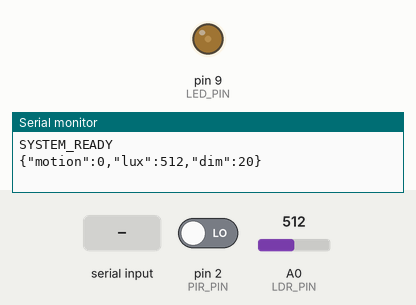
Recording of a sketch running on a simulated Arduino Uno, built with avr-gcc and run on an emulated ATmega328P. On the bench: output pins drawn as LEDs (lit = HIGH), the last lines printed to the serial monitor. The test bench sets the inputs (shaded band); at power-on: pin 2 (PIR_PIN) LOW, A0 (LDR_PIN) = 512.

Above: at 1.2 s.
1.3 s: "LIGHT:1:100%\n" received over Serial
At 3.1 s:
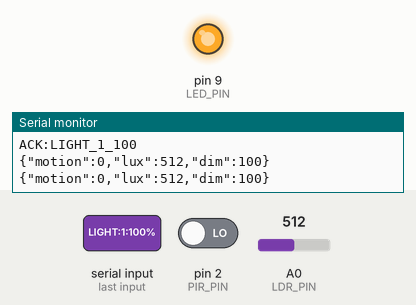
3.4 s: "LIGHT:1:OFF\n" received over Serial
At 4.5 s:
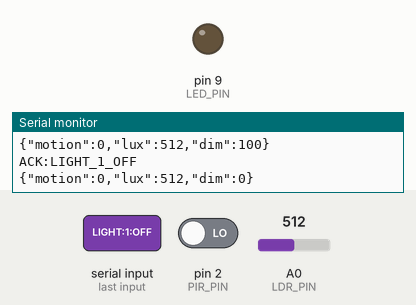
5.7 s: "LIGHT:1:100%\n" received over Serial
At 6.18 s:
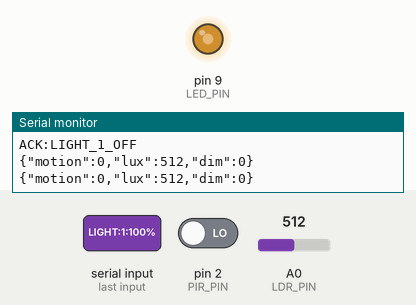
7.8 s: "LIGHT:AUTO\n" received over Serial
At 10.17 s:
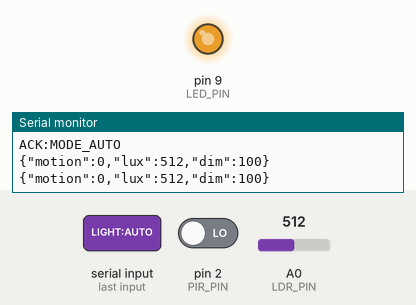
10.8 s: pin 2 (PIR_PIN) driven HIGH
12.9 s: "LIGHT:1:20%\n" received over Serial
Timing chart, 0 to 15.9 s (numbered marks = the images above; inputs shaded):
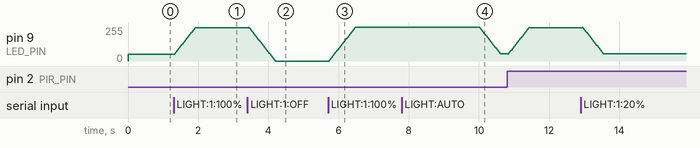

The sketch:

firmware.ino
```cpp
/*
 * Energix Firmware - Smart Warehouse Lighting System
 * Features: 20% Standby Mode, LDR Daylight Harvesting, Grok AI Serial Commands
 */

// تعريف المنافذ (Pinout)
const int PIR_PIN = 2;          // منفذ حساس الحركة PIR
const int LDR_PIN = A0;         // منفذ حساس ضوء النهار LDR
const int LED_PIN = 9;          // منفذ إضاءة LED (يجب أن يكون PWM)

// ثوابت شدة الإضاءة عبر PWM (0 - 255)
const int BRIGHT_100 = 255;     // وضع الحركة والنشاط الكامل
const int BRIGHT_20  = 51;      // وضع الاستعداد الآمن 20% (255 * 0.20)
const int BRIGHT_OFF = 0;       // إطفاء كامل (لحالات الصيانة)

// المتغيرات التشغيلية
int currentBrightness = BRIGHT_20;
unsigned long lastMotionTime = 0;
const unsigned long TIMEOUT_MS = 10000; // مهلة السكون (10 ثوانٍ للتجربة المعملية)
bool manualOverride = false;   // تفعيل تجاوز التحكم الآلي عند تلقي أمر من الذكاء الاصطناعي

void setup() {
  pinMode(PIR_PIN, INPUT);
  pinMode(LED_PIN, OUTPUT);
  Serial.begin(9600); // بدء الاتصال التسلسلي مع سيرفر Grok

  // تشغيل الإضاءة مبدئياً على وضع الاستعداد 20%
  analogWrite(LED_PIN, currentBrightness);
  Serial.println("SYSTEM_READY");
}

void loop() {
  // 1. فحص الأوامر الواردة من الذكاء الاصطناعي Grok عبر السيريال
  if (Serial.available() > 0) {
    String command = Serial.readStringUntil('\n');
    command.trim();
    handleGrokCommand(command);
  }

  // 2. التحكم الآلي إذا لم يكن هناك تجاوز يدوي من المشرف
  if (!manualOverride) {
    int motion = digitalRead(PIR_PIN);
    int lightLevel = analogRead(LDR_PIN); // قراءة ضوء النهار الطبيعي

    if (motion == HIGH) {
      lastMotionTime = millis();
      // حصاد ضوء النهار: إذا كان ضوء الشمس قوياً نخفض الإضاءة الصناعية
      if (lightLevel > 600) {
        fadeTo(150); // إضاءة متوسطة تكفي مع ضوء النهار
      } else {
        fadeTo(BRIGHT_100); // إضاءة 100% كاملة
      }
    } else {
      // إذا انقضت المهلة دون حركة، العودة إلى 20% وضع الاستعداد
      if (millis() - lastMotionTime > TIMEOUT_MS) {
        fadeTo(BRIGHT_20);
      }
    }
  }

  // 3. إرسال البيانات الحية (Telemetry) لسيرفر بايثون كل ثانية بصيغة JSON
  static unsigned long lastTelemetryTime = 0;
  if (millis() - lastTelemetryTime >= 1000) {
    lastTelemetryTime = millis();
    int motion = digitalRead(PIR_PIN);
    int lightLevel = analogRead(LDR_PIN);
    int dimPct = (currentBrightness * 100) / 255;

    // إرسال JSON متوافق تماماً مع server.py
    Serial.print("{\"motion\":");
    Serial.print(motion);
    Serial.print(",\"lux\":");
    Serial.print(lightLevel);
    Serial.print(",\"dim\":");
    Serial.print(dimPct);
    Serial.println("}");
  }

  delay(50);
}

// دالة التعتيم الانسيابي (Smooth Fading) لحماية اللمبات
void fadeTo(int target) {
  if (currentBrightness < target) {
    for (int b = currentBrightness; b <= target; b += 5) {
      analogWrite(LED_PIN, b);
      delay(15);
    }
  } else if (currentBrightness > target) {
    for (int b = currentBrightness; b >= target; b -= 5) {
      analogWrite(LED_PIN, b);
      delay(15);
    }
  }
  currentBrightness = target;
}

// معالجة أوامر Grok الواردة
void handleGrokCommand(String cmd) {
  if (cmd == "LIGHT:1:100%") {
    manualOverride = true;
    fadeTo(BRIGHT_100);
    Serial.println("ACK:LIGHT_1_100");
  } else if (cmd == "LIGHT:1:20%") {
    manualOverride = true;
    fadeTo(BRIGHT_20);
    Serial.println("ACK:LIGHT_1_20");
  } else if (cmd == "LIGHT:1:OFF") {
    manualOverride = true;
    fadeTo(BRIGHT_OFF);
    Serial.println("ACK:LIGHT_1_OFF");
  } else if (cmd == "LIGHT:AUTO") {
    manualOverride = false; // إعادة التحكم الآلي للحساسات
    Serial.println("ACK:MODE_AUTO");
  }
}
```

Measured:
- after the input at 1.3 s, pin 9 (LED_PIN): moves from 51/255 to 251/255 over 0.59 s, starting at once
- after the input at 5.7 s, pin 9 (LED_PIN): moves from 0/255 to 255/255 over 0.75 s, starting at once
- after the input at 7.8 s, pin 9 (LED_PIN): moves from 255/255 to 55/255 over 0.59 s, starting after 2.2 s
